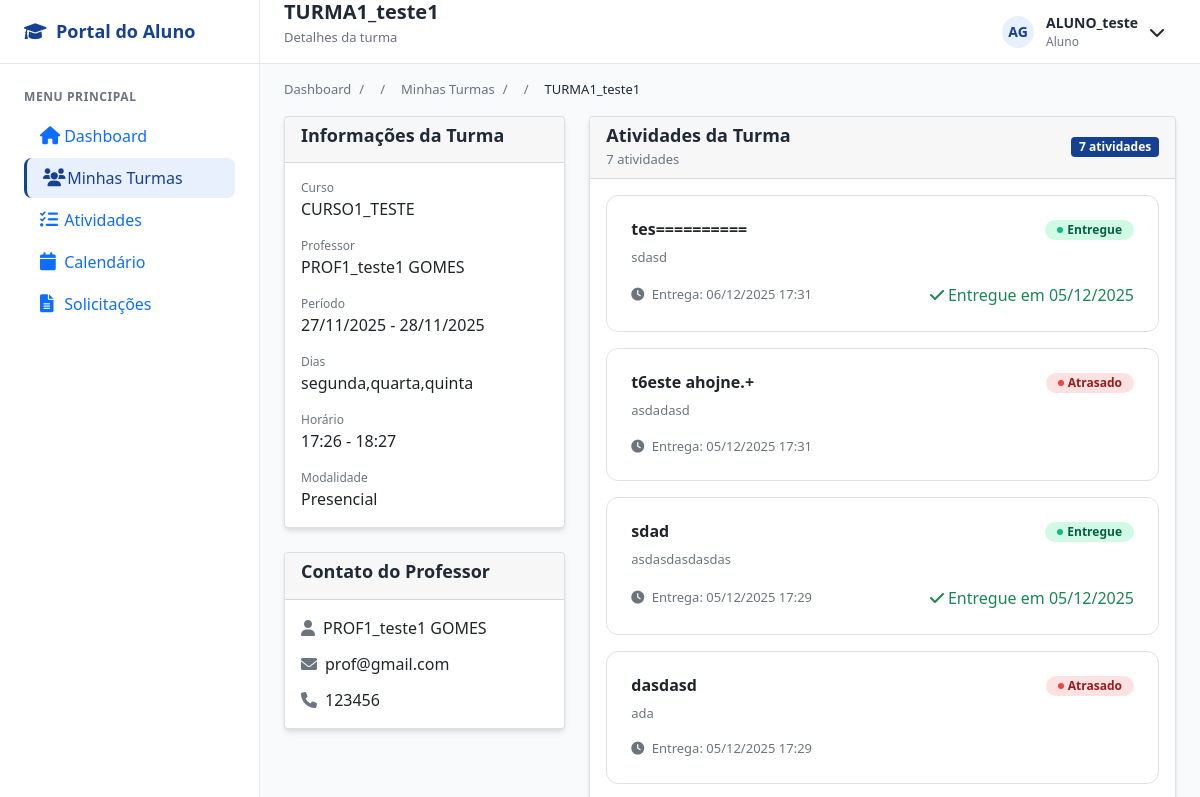
Before: /aluno/turma/1/ (signed in, upper part) with the older database file.
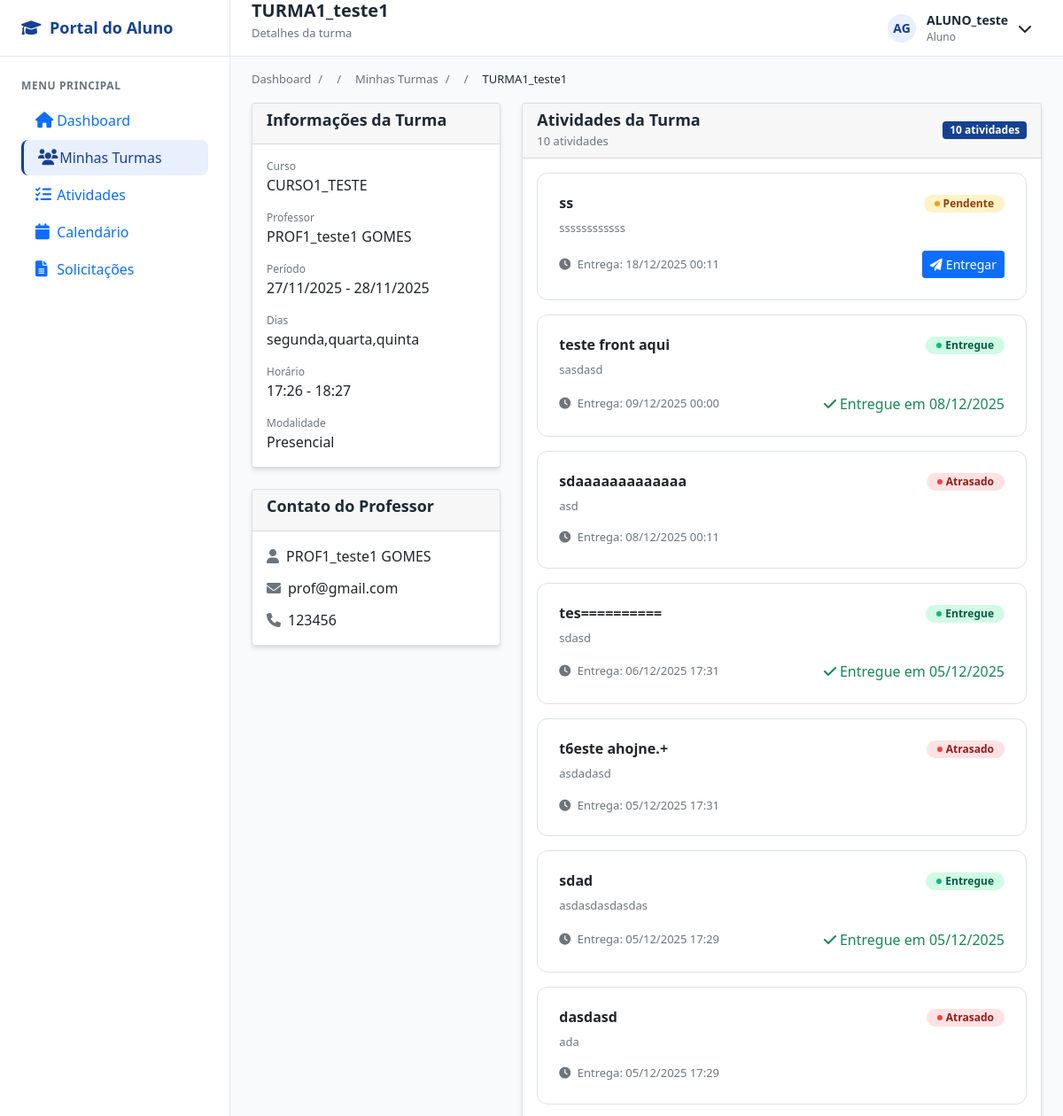
After: the same page with the newer database file.
### atividades/models.py (models this page shows)
class Atividade(models.Model):
    TIPO_ARQUIVO = [
        ('pdf', 'PDF'),
        ('doc', 'DOC'),
        ('docx', 'DOCX'),
        ('imagem', 'Imagem'),
        ('outro', 'Outro'),
    ]
    atividade_id = models.AutoField(primary_key=True)
    turma = models.ForeignKey('cursos.Turma', on_delete=models.CASCADE)
    tipo = models.ForeignKey(TipoAtividade, on_delete=models.SET_NULL, null=True, blank=True) # Novo campo
    titulo = models.CharField(max_length=200)
    descricao = models.TextField(blank=True, null=True)
    tipo_material = models.CharField(max_length=10, choices=TIPO_ARQUIVO, blank=True, null=True)
    url_material = models.URLField(blank=True, null=True)
    arquivo = models.FileField(upload_to='atividades_files/', blank=True, null=True)
    data_entrega = models.DateTimeField(blank=True, null=True)
    class Meta:
        db_table = 'Atividades'

class AtividadeEntregue(models.Model):
    atividade_entregue_id = models.AutoField(primary_key=True)
    atividade = models.ForeignKey(Atividade, on_delete=models.CASCADE)
    matricula = models.ForeignKey('cursos.Matricula', on_delete=models.CASCADE)
    texto = models.TextField(blank=True, null=True)
    tipo_arquivo = models.CharField(max_length=10, choices=Atividade.TIPO_ARQUIVO, blank=True, null=True)
    url_arquivo = models.URLField(blank=True, null=True)
    data_entrega = models.DateTimeField(auto_now_add=True)
    nota = models.DecimalField(max_digits=5, decimal_places=2, blank=True, null=True)
    class Meta:
        db_table = 'AtividadesEntregues'
        unique_together = ['atividade', 'matricula']

### aluno/views.py (the view)
# urls.py: path('turma/<int:turma_id>/', views.detalhes_turma, name='detalhes_turma'),
@login_required
@aluno_required
def detalhes_turma(request, turma_id):
    turma = get_object_or_404(Turma, turma_id=turma_id)
    matricula = Matricula.objects.filter(
        aluno=request.user.aluno,
        turma=turma,
        status_matricula=True
    ).first()
    if not matricula:
        return render(request, "aluno/error.html", {
            "message": "Você não está matriculado nesta turma."
        })
    atividades = Atividade.objects.filter(turma=turma).order_by('-data_entrega')
    atividades_com_status = []
    for atividade in atividades:
        entrega = AtividadeEntregue.objects.filter(
            atividade=atividade,
            matricula__aluno=request.user.aluno
        ).first()
        if entrega:
            status = 'entregue'
        elif atividade.data_entrega and atividade.data_entrega < timezone.now():
            status = 'atrasado'
        else:
            status = 'pendente'
        atividades_com_status.append({
            'atividade': atividade,
            'status': status,
            'entrega': entrega
        })
    proximos_eventos = Evento.objects.filter(
        turma=turma,
        data_inicio__gte=timezone.now()
    ).order_by('data_inicio')[:5]
    context = {
        'turma': turma,
        'atividades_com_status': atividades_com_status,
        'proximos_eventos': proximos_eventos,
        'professor': turma.professor,
    }
    return render(request, "aluno/detalhes_turma.html", context)

### aluno/templates/aluno/detalhes_turma.html (shortened to what the changed rows need)
{% extends "aluno/base.html" %}
{% load static %}
{% block content %}
<div class="grid grid-cols-1 lg:grid-cols-3 gap-6">
    <div class="lg:col-span-2">
        <div class="card">
            <div class="card-header d-flex justify-content-between align-items-center">
                <div>
                    <h3 class="card-title">Atividades da Turma</h3>
                    <p class="card-subtitle">{{ atividades_com_status|length }} atividades</p>
                </div>
                <span class="badge badge-primary">{{ atividades_com_status|length }} atividades</span>
            </div>
            <div class="card-body">
                {% if atividades_com_status %}
                    <div class="space-y-3">
                        {% for item in atividades_com_status %}
                        <div class="border rounded-lg p-4">
                            <div class="d-flex justify-content-between align-items-start mb-2">
                                <h6 class="font-semibold text-dark mb-0">{{ item.atividade.titulo }}</h6>
                                <span class="status-badge status-{{ item.status }}">
                                    {{ item.status|title }}
                                </span>
                            </div>
                            {% if item.atividade.descricao %}
                            <p class="text-sm text-muted mb-2">
                                {{ item.atividade.descricao|truncatewords:20 }}
                            </p>
                            {% endif %}
                            <div class="d-flex justify-content-between align-items-center mt-3">
                                <div class="text-sm text-muted">
                                    <i class="fas fa-clock me-1"></i>
                                    Entrega: {{ item.atividade.data_entrega|date:"d/m/Y H:i"|default:"Não definida" }}
                                </div>
                                <div>
                                    {% if item.status == 'pendente' %}
                                        <a href="{% url 'atividades:entregar_atividade' item.atividade.atividade_id %}"
                                           class="btn btn-primary btn-sm">
                                            <i class="fas fa-paper-plane me-1"></i>Entregar
                                        </a>
                                    {% elif item.status == 'entregue' %}
                                        <div class="d-flex items-center gap-2">
                                            <span class="text-success">
                                                <i class="fas fa-check me-1"></i>Entregue em
                                                {{ item.entrega.data_entrega|date:"d/m/Y" }}
                                            </span>
                                        </div>
                                    {% endif %}
                                </div>
                            </div>
                        </div>
                        {% endfor %}
                    </div>
                {% else %}
                    <div class="text-center py-4">
                        <i class="fas fa-tasks fa-2x text-muted mb-3"></i>
                        <p class="text-muted">Nenhuma atividade disponível para esta turma.</p>
                    </div>
                {% endif %}
            </div>
        </div>
    </div>
</div>
{% endblock %}

Changed rows visible on the page:
added Atividade: atividade.titulo "ss", status "Pendente", atividade.descricao "ssssssssssss", atividade.data_entrega "18/12/2025 00:11", shows "Entregar"
added Atividade: atividade.titulo "teste front aqui", status "Entregue", atividade.descricao "sasdasd", atividade.data_entrega "09/12/2025 00:00", entrega.data_entrega "08/12/2025"
added Atividade: atividade.titulo "sdaaaaaaaaaaaaa", status "Atrasado", atividade.descricao "asd", atividade.data_entrega "08/12/2025 00:11"
Other visible differences:
{{ atividades_com_status|length }}: "7" → "10"
